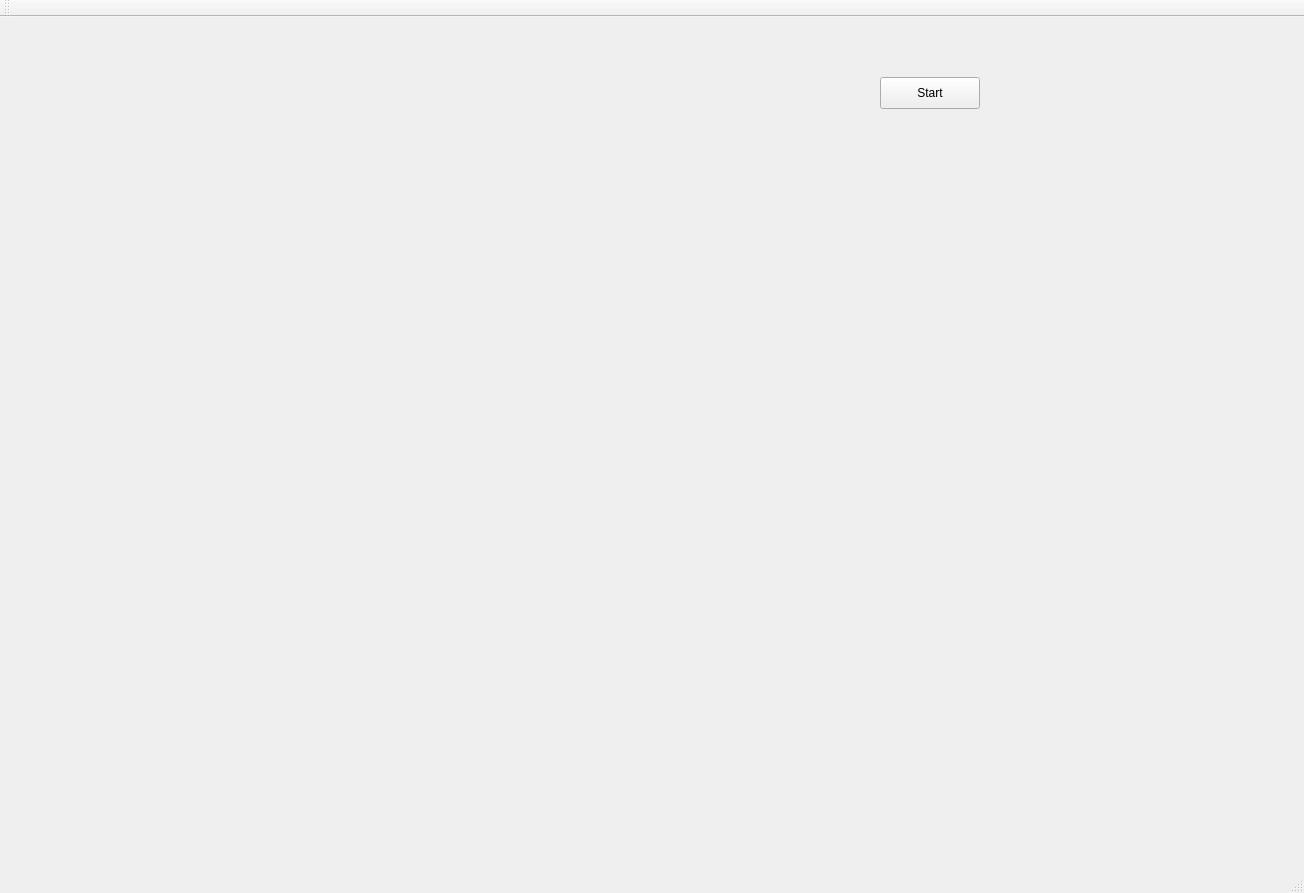
<?xml version="1.0" encoding="UTF-8"?>
<ui version="4.0">
 <class>MainWindow</class>
 <widget class="QMainWindow" name="MainWindow">
  <property name="geometry">
   <rect>
    <x>0</x>
    <y>0</y>
    <width>1304</width>
    <height>893</height>
   </rect>
  </property>
  <property name="windowTitle">
   <string>MainWindow</string>
  </property>
  <widget class="QWidget" name="centralWidget">
   <widget class="QLabel" name="label">
    <property name="geometry">
     <rect>
      <x>0</x>
      <y>0</y>
      <width>700</width>
      <height>700</height>
     </rect>
    </property>
    <property name="text">
     <string/>
    </property>
   </widget>
   <widget class="QPushButton" name="pushButton">
    <property name="geometry">
     <rect>
      <x>880</x>
      <y>60</y>
      <width>100</width>
      <height>32</height>
     </rect>
    </property>
    <property name="text">
     <string>Start</string>
    </property>
   </widget>
  </widget>
  <widget class="QMenuBar" name="menuBar">
   <property name="geometry">
    <rect>
     <x>0</x>
     <y>0</y>
     <width>1304</width>
     <height>22</height>
    </rect>
   </property>
  </widget>
  <widget class="QToolBar" name="mainToolBar">
   <attribute name="toolBarArea">
    <enum>TopToolBarArea</enum>
   </attribute>
   <attribute name="toolBarBreak">
    <bool>false</bool>
   </attribute>
  </widget>
  <widget class="QStatusBar" name="statusBar"/>
 </widget>
 <layoutdefault spacing="6" margin="11"/>
 <resources/>
 <connections/>
</ui>
